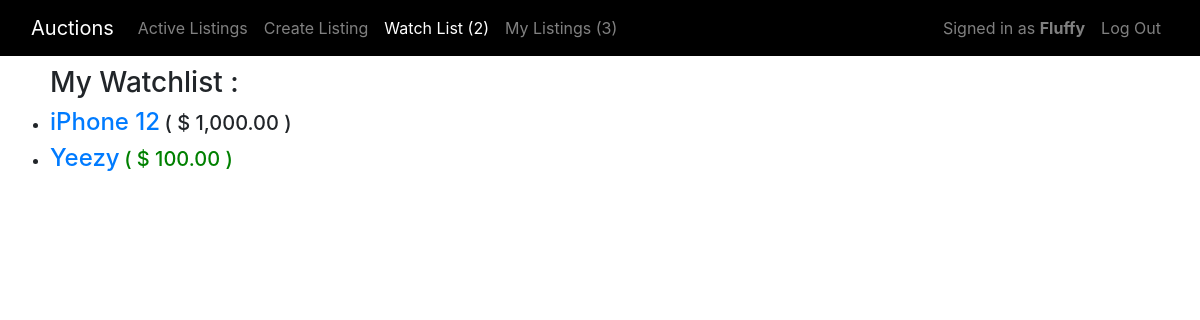
Page /watchlist (signed in) on the committed database.
### auctions/models.py (models this page shows, shortened)
class User(AbstractUser):
    def __str__(self):
        return f"{self.username}"

class WatchList(models.Model):
    user = models.OneToOneField(User, on_delete=models.CASCADE, related_name='watchlist')
    listings = models.ManyToManyField(Listing, blank=True, related_name='listings')

class Listing(models.Model):
    title = models.CharField(max_length=64)
    user = models.ForeignKey(User, default=1 , on_delete=models.CASCADE, related_name='listings')
    categories = models.ManyToManyField(Category, blank=True, related_name="listings")
    description = models.TextField(max_length=500)
    image = models.URLField(max_length=200, blank=True)
    def __str__(self):
        return f"{self.title}"

class Bid(models.Model):
    listing = models.ForeignKey(Listing,on_delete=models.CASCADE,related_name='bids')
    user = models.ForeignKey(User, on_delete=models.CASCADE, related_name='bids')
    value = models.DecimalField(decimal_places=2, max_digits=9, default=0, validators=[MinValueValidator(0)])
    date = models.DateTimeField(auto_now_add=True)
    is_starting = models.BooleanField(default=False)
    is_current = models.BooleanField(default=False)

### auctions/views.py (the view)
# urls.py: path("watchlist", views.watchlist, name="watchlist"),
def watchlist(request):
    try:
        watchlist = WatchList.objects.get(user = request.user).listings.all()
    except:
        watchlist = []
    return render(request, "auctions/watchlist.html", {
        "watchlist": watchlist,
        "current_bids": Bid.objects.filter(is_current = True)
    })

### auctions/templates/auctions/watchlist.html (shortened to what this page needs)
{% extends "auctions/layout.html" %}
{% load humanize %}
{% block nav_item_watchlist %}active{% endblock nav_item_watchlist %}
{% block body %}
    {% if user.is_authenticated %}
        <ul>
            <h3> My Watchlist :</h3>
            {% for listing in watchlist %}
                <li>
                    <h4 class="watchlist-listing_title"><a href="{% url 'listing' listing %}">{{ listing }}</a></h4>
                    <div class="watchlist-listing_current_bid">
                        {% for bid in current_bids %}
                            {% if bid.listing == listing %}
                                {% if bid.is_starting == True %}
                                    <h5 class="watchlist-starting-bid"> ( $ {{ bid.value|intcomma }} ) </h5>
                                {% else %}
                                    <h5> ( $ {{ bid.value|intcomma }} ) </h5>
                                {% endif %}
                            {% endif %}
                        {% endfor %}
                    </div>
                </li>
            {% empty %}
                <li>
                    <h6>No Listings Yet</h6>
                </li>
            {% endfor %}
        </ul>
    {% endif %}
{% endblock %}

### auctions/templates/auctions/layout.html (shortened to what this page needs)
{% load static %}
<!DOCTYPE html>
<html lang="en">
    <head>
        <link rel="stylesheet" href="https://stackpath.bootstrapcdn.com/bootstrap/4.4.1/css/bootstrap.min.css">
        <link href="{% static 'auctions/styles.css' %}" rel="stylesheet">
    </head>
    <body>
        <nav class="navbar navbar-expand-lg navbar-dark sticky-top">
            <div class="container-fluid">
                <a class="navbar-brand" href="{% url 'index' %}">Auctions</a>
                <div class="collapse navbar-collapse" id="navbarNavAltMarkup">
                    <ul class="navbar-nav mr-auto">
                        <li class="nav-item {% block nav_item_listings %}{% endblock nav_item_listings %}">
                            <a class="nav-link" aria-current="page" href="{% url 'index' %}">Active Listings</a>
                        </li>
                        {% if user.is_authenticated %}
                        <li class="nav-item {% block nav_item_create %}{% endblock nav_item_create %}">
                            <a class="nav-link" href="{% url 'create' %}">Create Listing</a>
                        </li>
                        <li class="nav-item {% block nav_item_watchlist %}{% endblock nav_item_watchlist %}">
                            <a class="nav-link" href="{% url 'watchlist' %}">
                                Watch List
                                <span>
                                {% if user.watchlist.listings.all.count > 0 %}
                                    ({{ user.watchlist.listings.all.count}})
                                {% else %}
                                    (0)
                                {% endif %}
                                </span>
                            </a>
                        </li>
                        <li class="nav-item {% block nav_item_myListings %}{% endblock nav_item_myListings %}">
                            <a class="nav-link" href="{% url 'myListings' %}">
                                My Listings
                                <span>
                                    {% if user.listings.all.count > 0 %}
                                        ({{ user.listings.all.count}})
                                    {% else %}
                                        (0)
                                    {% endif %}
                                </span>
                            </a>
                        </li>
                        {% endif %}
                    </ul>
                    <ul class="navbar-nav ml-auto">
                        {% if user.is_authenticated %}
                        <li class="nav-item">
                            <a class="nav-link" href="#">
                                    Signed in as <strong>{{ user.username }}</strong>
                            </a>
                        </li>
                        <li class="nav-item">
                            <a class="nav-link" href="{% url 'logout' %}">Log Out</a>
                        </li>
                        {% endif %}
                    </ul>
                </div>
            </div>
        </nav>
        <div class="main">
        {% block body %}
        {% endblock %}
        </div>
    </body>
</html>

### auctions/static/auctions/styles.css (style rules this page uses)
.main { padding: 10px; }
.navbar { background-color: black; }
.watchlist-listing_title { display: inline-block; }
.watchlist-listing_current_bid { display: inline-block; }
.watchlist-starting-bid { color: green; }

### rows in the picture
User: watchlist.listings.all.count "2", listings.all.count "3", username "Fluffy"
Listing: title "iPhone 12"
Bid: value "1,000.00"
Listing: title "Yeezy"
Bid: value "100.00"
